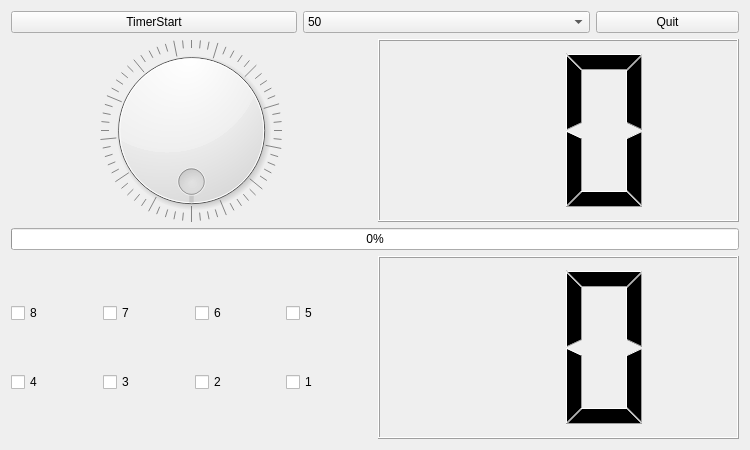
<?xml version="1.0" encoding="UTF-8"?>
<ui version="4.0">
 <class>Tab1DevControl</class>
 <widget class="QWidget" name="Tab1DevControl">
  <property name="geometry">
   <rect>
    <x>0</x>
    <y>0</y>
    <width>750</width>
    <height>450</height>
   </rect>
  </property>
  <property name="windowTitle">
   <string>Form</string>
  </property>
  <layout class="QVBoxLayout" name="verticalLayout" stretch="1,4,1,4">
   <item>
    <layout class="QHBoxLayout" name="horizontalLayout" stretch="2,2,1">
     <item>
      <widget class="QPushButton" name="pPBtimerStart">
       <property name="text">
        <string>TimerStart</string>
       </property>
       <property name="checkable">
        <bool>true</bool>
       </property>
      </widget>
     </item>
     <item>
      <widget class="QComboBox" name="pCBtimerValue">
       <item>
        <property name="text">
         <string>50</string>
        </property>
       </item>
       <item>
        <property name="text">
         <string>100</string>
        </property>
       </item>
       <item>
        <property name="text">
         <string>500</string>
        </property>
       </item>
       <item>
        <property name="text">
         <string>1000</string>
        </property>
       </item>
       <item>
        <property name="text">
         <string>2000</string>
        </property>
       </item>
      </widget>
     </item>
     <item>
      <widget class="QPushButton" name="pPBquit">
       <property name="text">
        <string>Quit</string>
       </property>
      </widget>
     </item>
    </layout>
   </item>
   <item>
    <layout class="QHBoxLayout" name="horizontalLayout_2">
     <item>
      <widget class="QDial" name="pDialLed">
       <property name="maximum">
        <number>255</number>
       </property>
       <property name="wrapping">
        <bool>true</bool>
       </property>
       <property name="notchesVisible">
        <bool>true</bool>
       </property>
      </widget>
     </item>
     <item>
      <widget class="QLCDNumber" name="pLcdNumberLed">
       <property name="digitCount">
        <number>2</number>
       </property>
       <property name="mode">
        <enum>QLCDNumber::Hex</enum>
       </property>
       <property name="segmentStyle">
        <enum>QLCDNumber::Filled</enum>
       </property>
      </widget>
     </item>
    </layout>
   </item>
   <item>
    <layout class="QHBoxLayout" name="horizontalLayout_3">
     <item>
      <widget class="QProgressBar" name="pProgressBarLed">
       <property name="maximum">
        <number>255</number>
       </property>
       <property name="value">
        <number>0</number>
       </property>
      </widget>
     </item>
    </layout>
   </item>
   <item>
    <layout class="QHBoxLayout" name="horizontalLayout_4" stretch="0,0">
     <item>
      <layout class="QGridLayout" name="gridLayout" rowstretch="0,0">
       <property name="horizontalSpacing">
        <number>6</number>
       </property>
       <property name="verticalSpacing">
        <number>2</number>
       </property>
       <item row="1" column="2">
        <widget class="QCheckBox" name="pCBkey2">
         <property name="text">
          <string>2</string>
         </property>
        </widget>
       </item>
       <item row="1" column="3">
        <widget class="QCheckBox" name="pCBkey1">
         <property name="text">
          <string>1</string>
         </property>
        </widget>
       </item>
       <item row="1" column="1">
        <widget class="QCheckBox" name="pCBkey3">
         <property name="text">
          <string>3</string>
         </property>
        </widget>
       </item>
       <item row="1" column="0">
        <widget class="QCheckBox" name="pCBkey4">
         <property name="text">
          <string>4</string>
         </property>
        </widget>
       </item>
       <item row="0" column="2">
        <widget class="QCheckBox" name="pCBkey6">
         <property name="text">
          <string>6</string>
         </property>
        </widget>
       </item>
       <item row="0" column="1">
        <widget class="QCheckBox" name="pCBkey7">
         <property name="text">
          <string>7</string>
         </property>
        </widget>
       </item>
       <item row="0" column="0">
        <widget class="QCheckBox" name="pCBkey8">
         <property name="text">
          <string>8</string>
         </property>
        </widget>
       </item>
       <item row="0" column="3">
        <widget class="QCheckBox" name="pCBkey5">
         <property name="text">
          <string>5</string>
         </property>
        </widget>
       </item>
      </layout>
     </item>
     <item>
      <layout class="QHBoxLayout" name="horizontalLayout_5">
       <item>
        <widget class="QLCDNumber" name="pLcdNumberKey">
         <property name="digitCount">
          <number>2</number>
         </property>
         <property name="mode">
          <enum>QLCDNumber::Hex</enum>
         </property>
        </widget>
       </item>
      </layout>
     </item>
    </layout>
   </item>
  </layout>
 </widget>
 <resources/>
 <connections>
  <connection>
   <sender>pDialLed</sender>
   <signal>valueChanged(int)</signal>
   <receiver>pProgressBarLed</receiver>
   <slot>setValue(int)</slot>
   <hints>
    <hint type="sourcelabel">
     <x>190</x>
     <y>138</y>
    </hint>
    <hint type="destinationlabel">
     <x>374</x>
     <y>248</y>
    </hint>
   </hints>
  </connection>
 </connections>
</ui>
